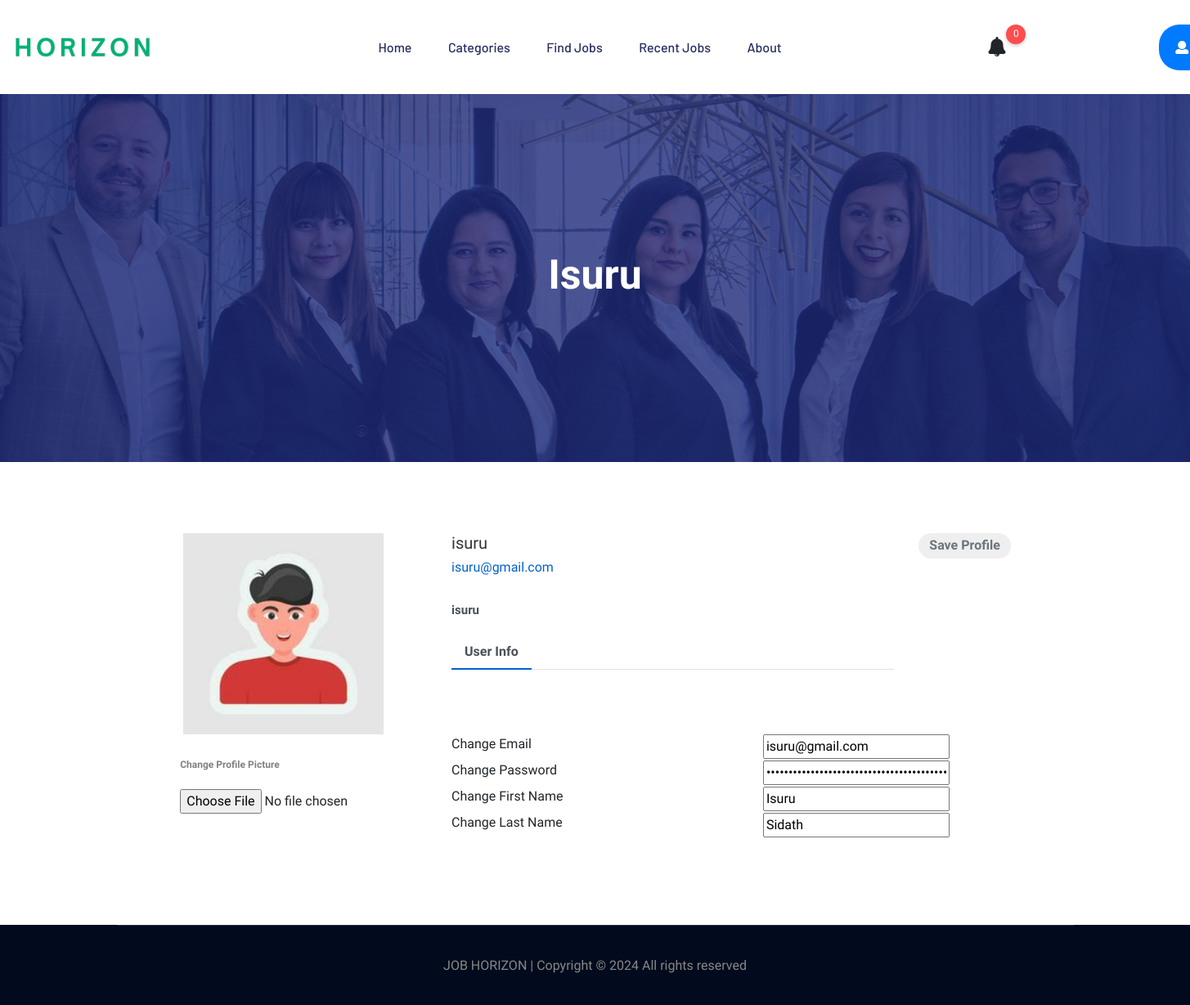
Page /client-side-web/edit_applicant_profile.php (signed in) on the earlier database version.
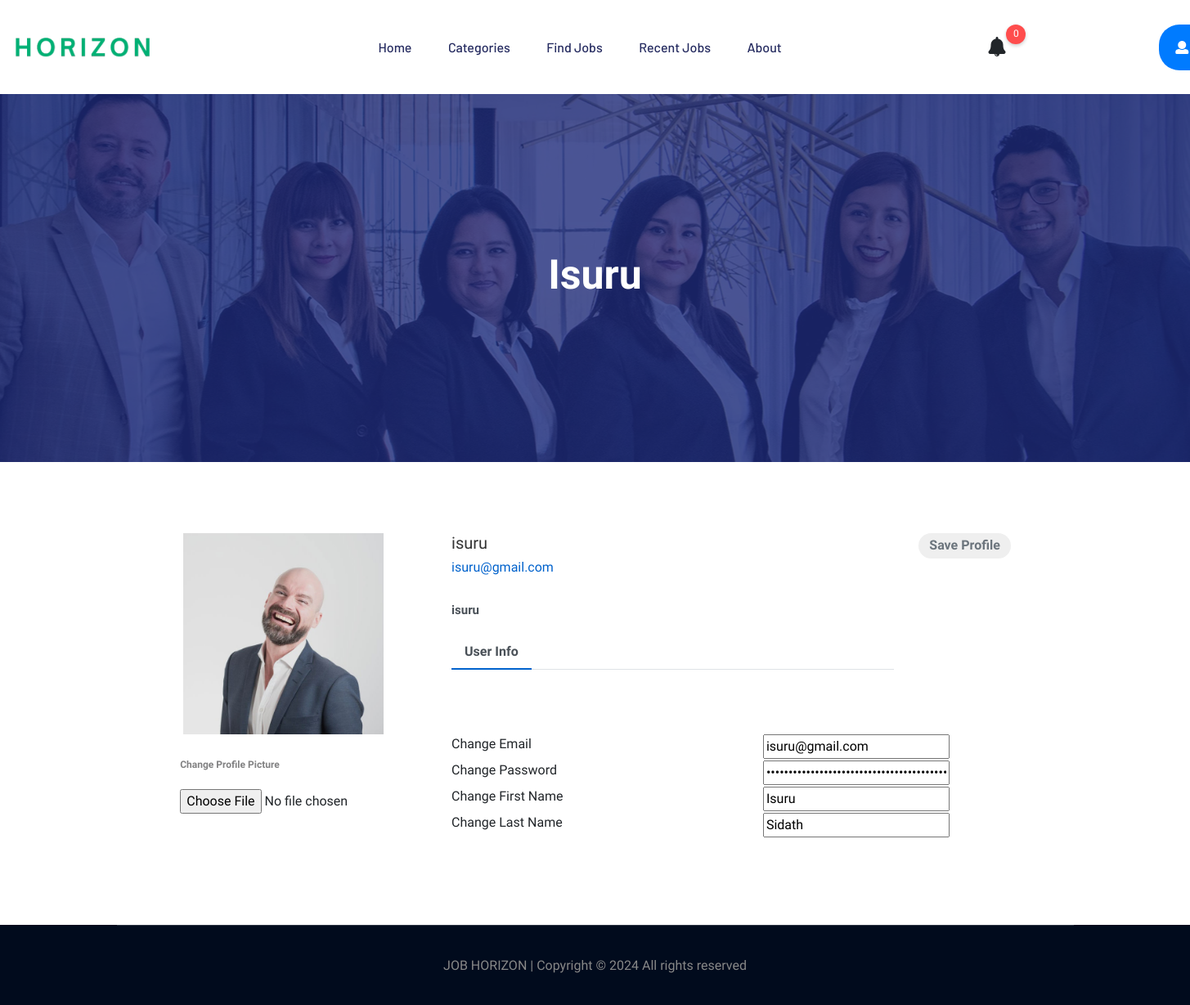
Same page on the later database version.
### tables this page shows
CREATE TABLE `applicants` (
  `applicant_id` int(10) NOT NULL,
  `applicant_username` varchar(10) NOT NULL,
  `applicant_password` varchar(200) NOT NULL,
  `applicant_first_name` varchar(50) NOT NULL,
  `applicant_last_name` varchar(50) NOT NULL,
  `applicant_email` varchar(100) NOT NULL,
  `applicant_profile_picture` text NOT NULL,
  `applicant_recycle_bin` int(1) NOT NULL
);

### client-side-web/edit_applicant_profile.php (the view, shortened to what the changed rows need)
<?php require_once('../connection/dbconnection.php'); ?>
<?php
if (!isset($_SESSION['applicant_id'])) {
    header("Location: ../client-side-web/login and register/applicant_login.php");
} else {
    $applicant_id = $_SESSION['applicant_id'];
}
?>
<?php
$query = "SELECT * FROM applicants
          WHERE
          applicant_id = '{$applicant_id}'
          AND
          applicant_recycle_bin = 0
          LIMIT 1";
$result = mysqli_query($connection, $query);
if ($result) {
    if (mysqli_num_rows($result) > 0) { ?>
        <?php while ($record = mysqli_fetch_array($result)) {
        ?>
            <!doctype html>
            <html class="no-js" lang="zxx">
            <head>
                <link rel="stylesheet" href="../client-side-web/css/theme.css">
                <link rel="stylesheet" href="../client-side-web/css/owl.carousel.min.css">
                <link rel="stylesheet" href="../client-side-web/css/flaticon.css">
                <link rel="stylesheet" href="../client-side-web/css/price_rangs.css">
                <link rel="stylesheet" href="../client-side-web/css/slicknav.css">
                <link rel="stylesheet" href="../client-side-web/css/animate.min.css">
                <link rel="stylesheet" href="../client-side-web/css/magnific-popup.css">
                <link rel="stylesheet" href="../client-side-web/css/fontawesome-all.min.css">
                <link rel="stylesheet" href="../client-side-web/css/themify-icons.css">
                <link rel="stylesheet" href="../client-side-web/css/slick.css">
                <link rel="stylesheet" href="../client-side-web/css/nice-select.css">
                <link rel="stylesheet" href="../client-side-web/css/style.css">
                <link rel="stylesheet" href="../client-side-web/css/footer.css">
                <link rel="stylesheet" href="../client-side-web/css/profile.css">
            </head>
            <body>
                <?php require_once('../client-side-web/components/header.php'); ?>
                <main>
                    <div class="slider-area ">
                        <div class="single-slider section-overly slider-height2 d-flex align-items-center" data-background="../client-side-web/assets/images/hero/about.jpg">
                            <div class="container">
                                <div class="row">
                                    <div class="col-xl-12">
                                        <div class="hero-cap text-center">
                                            <h2><?php echo $record['applicant_username'] ?></h2>
                                        </div>
                                    </div>
                                </div>
                            </div>
                        </div>
                    </div>
                    <div class="container emp-profile">
                        <form method="post" action="./edit_applicant_profile.php" enctype="multipart/form-data">
                            <div class="row">
                                <div class="col-md-4">
                                    <div class="profile-img">
                                        <img src="../assets/uploads/applicants/profile-pictures/<?php echo $record['applicant_profile_picture'] ?>" />
                                    </div>
                                </div>
                                <div class="col-md-6">
                                    <div class="profile-head">
                                        <h5>
                                            <?php echo $record['applicant_username'] ?>
                                        </h5>
                                        <h6>
                                            <?php echo $record['applicant_email'] ?>
                                        </h6>
                                        <p class="proile-rating"><span><?php echo $record['applicant_username'] ?></span></p>
                                        <ul class="nav nav-tabs" id="myTab" role="tablist">
                                            <li class="nav-item">
                                                <a class="nav-link active" id="home-tab" data-toggle="tab" href="#home" role="tab" aria-controls="home" aria-selected="true">User Info</a>
                                            </li>
                                        </ul>
                                    </div>
                                </div>
                                <div class="col-md-2">
                                    <input type="submit" name="submit" class="profile-edit-btn" value="Save Profile" />
                                </div>
                            </div>
                            <div class="row">
                                <div class="col-md-4">
                                    <div class="profile-work">
                                        <p>Change Profile Picture</p>
                                        <input type="file" name="image" value="<?php echo $record['applicant_profile_picture'] ?>" />
                                    </div>
                                </div>
                                <div class="col-md-8">
                                    <div class="row">
                                        <div class="col-md-6">
                                            <label>Change Email</label>
                                        </div>
                                        <div class="col-md-6">
                                            <input type="email" name="email" value="<?php echo $record['applicant_email'] ?>">
                                        </div>
                                    </div>
                                    <div class="row">
                                        <div class="col-md-6">
                                            <label>Change Password</label>
                                        </div>
                                        <div class="col-md-6">
                                            <input type="password" name="password" value="<?php echo $record['applicant_password'] ?>">
                                        </div>
                                    </div>
                                    <div class="row">
                                        <div class="col-md-6">
                                            <label>Change First Name</label>
                                        </div>
                                        <div class="col-md-6">
                                            <input type="text" name="fname" value="<?php echo $record['applicant_first_name'] ?>">
                                        </div>
                                    </div>
                                    <div class="row">
                                        <div class="col-md-6">
                                            <label>Change Last Name</label>
                                        </div>
                                        <div class="col-md-6">
                                            <input type="text" name="lname" value="<?php echo $record['applicant_last_name'] ?>">
                                        </div>
                                    </div>
                                </div>
                            </div>
                        </form>
                    </div>
                </main>
                <?php require_once('../client-side-web/components/footer.php'); ?>
            </body>
            </html>
<?php
        }
    } else {
        echo "DB Failed!";
    }
}
?>

### client-side-web/components/header.php (shortened to what the changed rows need)
<header>
    <div class="header-area header-transparrent">
        <div class="headder-top header-sticky">
            <div class="container">
                <div class="row align-items-center">
                    <div class="col-lg-3 col-md-2">
                        <div class="logo">
                            <a href="home.php">
                                <img src="../client-side-web/assets/images/logo/logo.png" alt="logo" style="margin-left: -260px;">
                            </a>
                        </div>
                    </div>
                    <div class="col-lg-9 col-md-9">
                        <div class="menu-wrapper">
                            <div class="main-menu">
                                <nav class="d-none d-lg-block">
                                    <ul id="navigation">
                                        <li><a href="home.php">Home</a></li>
                                        <li><a href="#category">Categories</a></li>
                                        <?php if (isset($_SESSION['applicant_id'])) { ?>
                                            <li><a href="#find">Find Jobs</a></li>
                                        <?php } ?>
                                        <li><a href="#recent">Recent Jobs</a></li>
                                        <li><a href="#about">About</a></li>
                                    </ul>
                                </nav>
                            </div>
                            <?php if (isset($_SESSION['applicant_id'])) { ?>
                                <div class="notification-icon d-none f-right d-lg-block" style="margin-left: 60px;">
                                    <div class="notify">
                                        <?php
                                        $id = $_SESSION['applicant_id'];
                                        $sqlCount = "SELECT COUNT(*) as total FROM `applications` WHERE `applicant_id` = '$id' AND `is_approved`= '1' AND `read_status_a` = 0";
                                        $resCount = mysqli_query($connection, $sqlCount);
                                        $notificationCount = ($resCount && $row = mysqli_fetch_assoc($resCount)) ? $row['total'] : 0;
                                        echo $notificationCount;
                                        ?>
                                    </div>
                                    <a id="applicantNotificationToggle" style="cursor: pointer;">
                                        <i class="fas fa-bell"></i>
                                    </a>
                                </div>
                            <?php } ?>
                            <div class="dropdown header-btn d-none f-right d-lg-block" style="margin-right: -260px;">
                                <?php if (isset($_SESSION['applicant_id'])) { ?>
                                    <a href="#" class="btn btn-secondary dropdown-toggle" id="userDropdown" role="button" data-toggle="dropdown" aria-haspopup="true" aria-expanded="false">
                                        <i class="fas fa-user"></i> Applicant
                                    </a>
                                <?php } ?>
                            </div>
                    </div>
                    <div class="col-12">
                    </div>
                </div>
            </div>
        </div>
    </div>
    <link rel="stylesheet" href="../client-side-web/css/header.css">
</header>

### client-side-web/components/footer.php (shortened to what the changed rows need)
<footer>
    <div class="footer-bottom-area footer-bg footer">
        <div class="container">
            <div class="footer-border">
                <div class="footer-copy-right">
                    <p class="bottom-text">
                        JOB HORIZON | Copyright &copy;
                         All rights reserved
                    </p>
                </div>
            </div>
        </div>
    </div>
</footer>

Differences in the rows shown:
changed applicants "Isuru": applicant_profile_picture: a different picture
